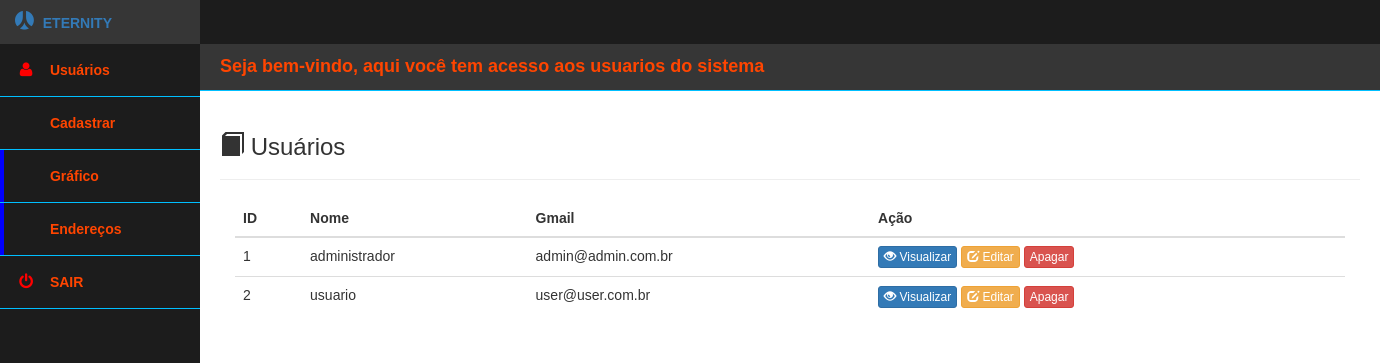
Page /usuarios2.php on the committed database.
### tables this page shows
CREATE TABLE usuario (
    idUsuario int(11) NOT NULL PRIMARY KEY auto_increment,
    nome varchar(45) NOT NULL,
    login varchar(45) NOT NULL,
    senha varchar(45) NOT NULL, 
    idNiveisAcesso int,
    CONSTRAINT fk_NiveisAcesso FOREIGN KEY(idNiveisAcesso) REFERENCES usuario(idUsuario)
)CHARSET=utf8;

### usuarios2.php (the view, shortened to what this page needs)
<?php
	include_once("conexao/conexao.php");
	$sql = "SELECT * FROM usuario";
	$curso = mysqli_query($conn, $sql);
?>
<!DOCTYPE html>
<html lang="pt-br">
	<head>
			 <link href="css/bootstrap.min.css" rel="stylesheet">
			  <link href="css/font-awesome.min.css" rel="stylesheet">
			<link href="css/dash2.css" rel="stylesheet">
	</head>
	<body>
		<div class="header">
		</div>
		<div class="side-nav">
			<div class="logo">
                <a href="adm.html">
                            <span><i class="fa fa-renren"></i></span>
                        <span>Eternity</span>
                    </a>
			</div>
			<nav>
				<ul>
					<li>
						<a href="usuarios2.php">
							<span><i class="fa fa-user"></i></span>
							<span>Usuários</span>
						</a>
					</li>
					<li>
						<a href="cadastrar.php">
                            <span><i class=" fa fa-user-plus"></i></span>
							<span>Cadastrar</span>
						</a>
					</li>
					<li class="active">
						<a href="#">
							<span><i class="fa fa-plug"></i></span>
							<span>Gráfico</span>
						</a>
					</li>
					<li class="active">
						<a href="Listar/listarEndereco.php">
							<span><i class="fa fa-plug"></i></span>
							<span>Endereços</span>
						</a>
					</li>
                     <li>
						<a href="sair.php">
							<span><i class="fa fa-power-off" aria-hidden="true"></i></span>
							<span>SAIR</span>
						</a>
					</li>
				</ul>
			</nav>
		</div>
		<div class="main-content">
			<div class="title">
				Seja bem-vindo, aqui você tem acesso aos usuarios do sistema
			</div>
			<div class="maina">
				<div class="widgete">
					<div class="container theme-showcase" role="main">
		<div class="page-header">
			<h3><label class="glyphicon glyphicon-book"> </label> Usuários </h3>
		</div>
			<div class="col-md-12">
			<table class="table">
						<thead>
							<tr>
								<th>ID</th>
								<th>Nome</th>
								<th>Gmail</th>
								<th>Ação</th>
							</tr>
						</thead>
						<tbody>
							<?php while($rows_cursos = mysqli_fetch_assoc($curso)){ ?>
								<tr>
									<td><?php echo $rows_cursos['idUsuario']; ?></td>
									<td><?php echo $rows_cursos['nome']; ?></td>
									<td><?php echo $rows_cursos['login']; ?></td>
									<td>
										<button type="button" class="btn btn-xs btn-primary"
										data-toggle="modal" data-target="#myModal<?php echo $rows_cursos['ID']; ?>">
										<span class="glyphicon glyphicon-eye-open"></span> Visualizar</button>
										<button type="button" class="btn btn-xs btn-warning"
										data-toggle="modal" data-target="#exampleModal"
										data-whateverid="<?php echo $rows_cursos['id']; ?>"
										data-whatevernome="<?php echo $rows_cursos['nome']; ?>"
										data-whateverlogin="<?php echo $rows_cursos['login']; ?>"
										data-whateverdetalhes="<?php echo $rows_cursos['detalhes']; ?>"><span class="	glyphicon glyphicon-edit"></span> Editar
										</button>
										<a href="processa_apagar.php?ID=<?php echo $rows_cursos['ID']; ?>"><button type="button" class="btn btn-xs btn-danger">Apagar</button></a>
									</td>
								</tr>
                            <?php } ?>
						</tbody>
                </table>
 </div>
 </div>
</div>
				</div>
			</div>
	</body>
</html>

### css/dash2.css (style rules this page uses)
* { box-sizing: border-box; }
body { margin:0; padding:0; font-family: 'Source Sans Pro', sans-serif; background-color: white; -webkit-font-smoothing:antialiased; -moz-osx-font-smoothing:grayscale; }
.header { position:absolute; width:100%; z-index:3; height:44px; border-bottom: 3px solid #1C1C1C; }
.logo { height:44px; padding:10px; font-weight:700; }
.side-nav .logo { background-color:#363636; }
.logo i { font-size:22px; }
.logo span { margin-left:5px; text-transform:uppercase; }
.nav-trigger span, .nav-trigger span:before, span:after { width: 20px; height: 2px; background-color: #35475e; position: absolute; }
.side-nav { position:absolute; width:100%; height:738px; background-color:#1C1C1C; z-index: 1; display:none; }
.side-nav ul { margin: 0; padding: 0; }
.side-nav ul li { padding: 16px 16px; border-bottom: 1px solid #00BFFF; position: relative; }
.side-nav ul li.active:before { content: ''; position: absolute; width: 4px; height: 100%; top: 0; left: 0; background-color: blue; }
.side-nav ul li a { color: #FF4500; display: block; text-decoration: none; }
.side-nav ul li i { color:red; min-width: 20px; text-align: center; }
.side-nav ul li span:nth-child(2) { margin-left: 10px; font-size: 14px; font-weight: 600; }
.main-content { padding: 40px; margin-top: 0; padding: 0; padding-top: 44px; height: 100px; }
.main-content .title { background-color: #363636; border-bottom: 1px solid #00BFFF; padding: 10px 20px; font-weight: 700; color: #FF4500; font-size: 18px; }
@media screen and (min-width: 600px) { .header { background-color: #1C1C1C; z-index: 1; } }
@media screen and (min-width: 600px) { .nav-trigger span, .nav-trigger span:before, span:after { background-color: yellow; } }
@media screen and (min-width: 600px) { .side-nav { display: block; width: 70px; z-index: 2; } }
@media screen and (min-width: 600px) { .side-nav ul li span:nth-child(2) { display: none; } }
@media screen and (min-width: 600px) { .side-nav .logo i { padding-left: 12px; } }
@media screen and (min-width: 600px) { .side-nav .logo span { display: none; } }
@media screen and (min-width: 600px) { .side-nav ul li i { font-size: 26px; } }
@media screen and (min-width: 600px) { .side-nav ul li a { text-align: center; } }
@media screen and (min-width: 600px) { .main-content { margin-left: 70px; } }
@media screen and (min-width: 800px) { .side-nav { width: 200px; } }
@media screen and (min-width: 800px) { .side-nav ul li span:nth-child(2) { display: inline-block; } }
@media screen and (min-width: 800px) { .side-nav ul li i { font-size: 16px; } }
@media screen and (min-width: 800px) { .side-nav ul li a { text-align: left; } }
@media screen and (min-width: 800px) { .side-nav .logo i { padding-left: 0; } }
@media screen and (min-width: 800px) { .side-nav .logo span { display: inline-block; } }
@media screen and (min-width: 800px) { .main-content { margin-left: 200px; } }

### rows in the picture
usuario: idUsuario "1", nome "administrador", login "admin@admin.com.br"
usuario: idUsuario "2", nome "usuario", login "user@user.com.br"
